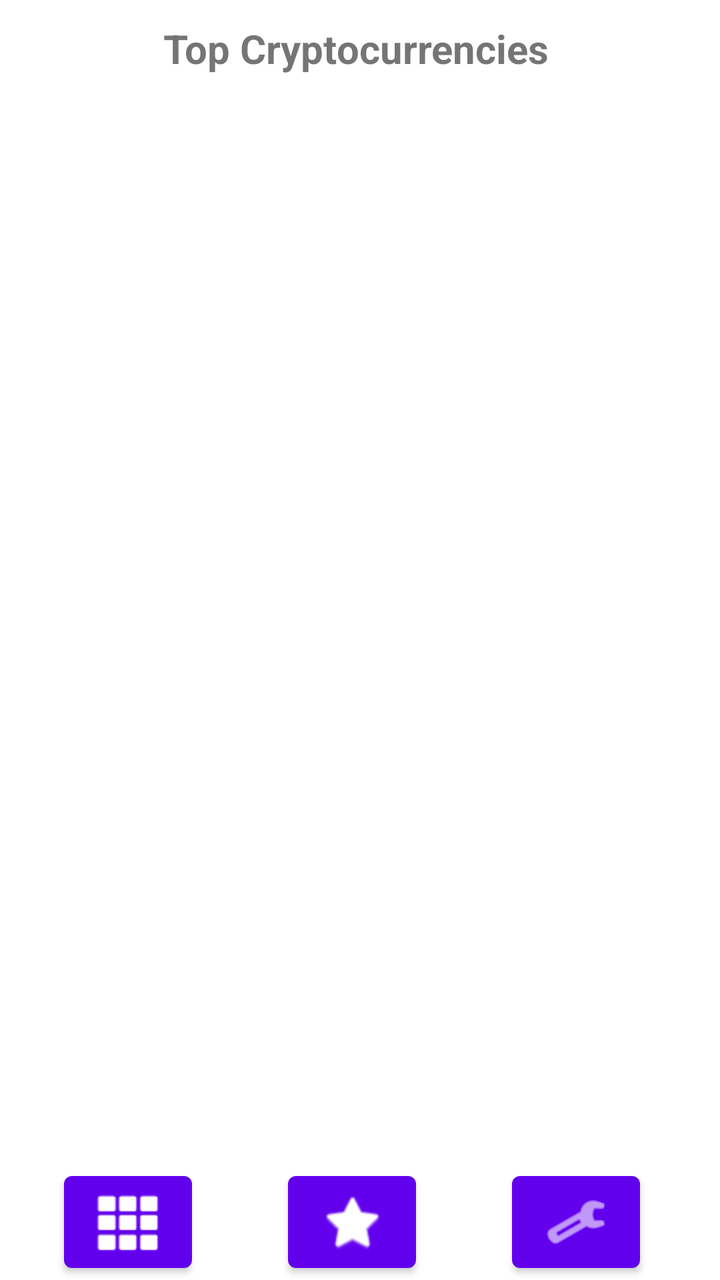
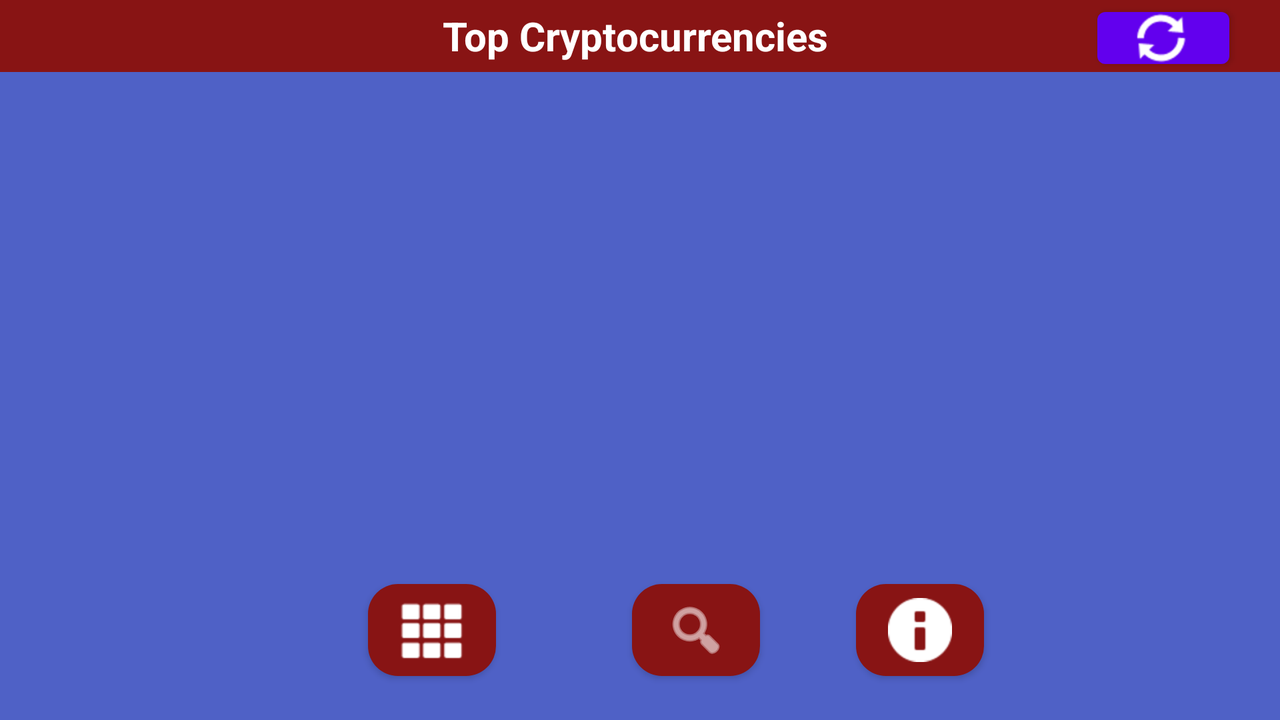

An Android layout and its configuration variant, each rendered on a device that would load it. The default file and the variant file are quoted in full after the pictures.
<!-- AndroidManifest.xml: application theme Theme.Testcryptov2 -->
<!-- res/layout/activity_main.xml -->
<?xml version="1.0" encoding="utf-8"?>
<androidx.constraintlayout.widget.ConstraintLayout xmlns:android="http://schemas.android.com/apk/res/android"
    xmlns:app="http://schemas.android.com/apk/res-auto"
    xmlns:tools="http://schemas.android.com/tools"
    android:layout_width="match_parent"
    android:layout_height="match_parent"
    tools:context=".MainActivity"
    tools:layout_editor_absoluteY="81dp">


    <androidx.recyclerview.widget.RecyclerView
        android:id="@+id/recyclerView"
        android:layout_width="wrap_content"
        android:layout_height="wrap_content"
        android:layout_marginStart="10dp"
        android:layout_marginLeft="10dp"
        android:layout_marginBottom="50dp"
        app:layout_constraintBottom_toTopOf="@+id/button"
        app:layout_constraintEnd_toEndOf="parent"
        app:layout_constraintStart_toStartOf="parent"
        app:layout_constraintTop_toTopOf="parent" />

    <TextView
        android:id="@+id/textView2"
        android:layout_width="398dp"
        android:layout_height="48dp"
        android:layout_marginTop="0.1dp"
        android:background="#FFFFFF"
        android:gravity="center"
        android:text="Top Cryptocurrencies "
        android:textSize="20sp"
        android:textStyle="bold"
        app:layout_constraintEnd_toEndOf="parent"
        app:layout_constraintStart_toStartOf="parent"
        app:layout_constraintTop_toTopOf="parent" />

    <Button
        android:id="@+id/button"
        android:layout_width="64dp"
        android:layout_height="58dp"
        android:layout_marginStart="32dp"
        android:layout_marginLeft="32dp"
        android:text="Button"
        app:icon="@android:drawable/ic_dialog_dialer"
        app:layout_constraintBottom_toBottomOf="parent"
        app:layout_constraintStart_toStartOf="parent" />

    <Button
        android:id="@+id/button2"
        android:layout_width="64dp"
        android:layout_height="58dp"
        android:layout_marginStart="48dp"
        android:layout_marginLeft="48dp"
        android:text="Button"
        app:icon="@android:drawable/btn_star"
        app:layout_constraintBottom_toBottomOf="parent"
        app:layout_constraintStart_toEndOf="@+id/button" />

    <Button
        android:id="@+id/button3"
        android:layout_width="64dp"
        android:layout_height="58dp"
        android:layout_marginStart="48dp"
        android:layout_marginLeft="48dp"
        android:text="Button"
        app:icon="@android:drawable/ic_menu_manage"
        app:layout_constraintBottom_toBottomOf="parent"
        app:layout_constraintEnd_toEndOf="parent"
        app:layout_constraintHorizontal_bias="0.0"
        app:layout_constraintStart_toEndOf="@+id/button2" />

</androidx.constraintlayout.widget.ConstraintLayout>
<!-- resources referenced by this layout -->
<resources>
  <style name="Theme.Testcryptov2" parent="Theme.MaterialComponents.DayNight.DarkActionBar">
          
          <item name="colorPrimary">@color/purple_500</item>
          <item name="colorPrimaryVariant">@color/purple_700</item>
          <item name="colorOnPrimary">@color/white</item>
          
          <item name="colorSecondary">@color/teal_200</item>
          <item name="colorSecondaryVariant">@color/teal_700</item>
          <item name="colorOnSecondary">@color/black</item>
          
          <item name="android:statusBarColor" tools:targetApi="l">?attr/colorPrimaryVariant</item>
          
      </style>
</resources>
<!-- res/layout-land/activity_main.xml (the repository's variant of the layout above) -->
<!-- drawn on the phone turned sideways -->
<?xml version="1.0" encoding="utf-8"?>
<androidx.constraintlayout.widget.ConstraintLayout xmlns:android="http://schemas.android.com/apk/res/android"
    xmlns:app="http://schemas.android.com/apk/res-auto"
    xmlns:tools="http://schemas.android.com/tools"
    android:layout_width="match_parent"
    android:layout_height="match_parent"
    android:background="#4F61C6"
    tools:context=".MainActivity"
    tools:layout_editor_absoluteY="81dp">


    <androidx.recyclerview.widget.RecyclerView
        android:id="@+id/recyclerView"
        android:layout_width="607dp"
        android:layout_height="157dp"
        android:layout_marginStart="10dp"
        android:layout_marginLeft="10dp"
        android:layout_marginBottom="50dp"
        app:layout_constraintBottom_toTopOf="@+id/button"
        app:layout_constraintEnd_toEndOf="parent"
        app:layout_constraintHorizontal_bias="0.435"
        app:layout_constraintStart_toStartOf="parent"
        app:layout_constraintTop_toTopOf="parent"
        app:layout_constraintVertical_bias="1.0" />

    <TextView
        android:id="@+id/textView2"
        android:layout_width="match_parent"
        android:layout_height="36dp"
        android:layout_marginTop="0.0dp"
        android:background="#881414"
        android:gravity="center"
        android:text="Top Cryptocurrencies "
        android:textColor="#FFFFFF"
        android:textSize="20sp"
        android:textStyle="bold"
        app:layout_constraintEnd_toEndOf="parent"
        app:layout_constraintHorizontal_bias="0.0"
        app:layout_constraintStart_toStartOf="parent"
        app:layout_constraintTop_toTopOf="parent" />

    <Button
        android:id="@+id/button2"
        android:layout_width="64dp"
        android:layout_height="58dp"
        android:layout_marginStart="68dp"
        android:layout_marginLeft="68dp"
        android:layout_marginBottom="16dp"
        android:text="Button"
        app:backgroundTint="#881414"
        app:cornerRadius="15dp"
        app:icon="@android:drawable/ic_menu_search"
        app:layout_constraintBottom_toBottomOf="parent"
        app:layout_constraintStart_toEndOf="@+id/button" />

    <Button
        android:id="@+id/button"
        android:layout_width="64dp"
        android:layout_height="58dp"
        android:layout_marginStart="184dp"
        android:layout_marginLeft="184dp"
        android:layout_marginBottom="16dp"
        android:text="Button"
        app:backgroundTint="#881414"
        app:cornerRadius="15dp"
        app:icon="@android:drawable/ic_dialog_dialer"
        app:layout_constraintBottom_toBottomOf="parent"
        app:layout_constraintStart_toStartOf="parent" />

    <Button
        android:id="@+id/button3"
        android:layout_width="64dp"
        android:layout_height="58dp"
        android:layout_marginStart="48dp"
        android:layout_marginLeft="48dp"
        android:layout_marginBottom="16dp"
        android:text="Button"
        app:backgroundTint="#881414"
        app:cornerRadius="15dp"
        app:icon="@android:drawable/ic_dialog_info"
        app:iconTint="#FFFFFF"
        app:layout_constraintBottom_toBottomOf="parent"
        app:layout_constraintEnd_toEndOf="parent"
        app:layout_constraintHorizontal_bias="0.0"
        app:layout_constraintStart_toEndOf="@+id/button2" />

    <Button
        android:id="@+id/btnRefresh"
        android:layout_width="66dp"
        android:layout_height="38dp"
        android:layout_marginStart="338dp"
        android:layout_marginLeft="338dp"
        android:layout_marginEnd="16dp"
        android:layout_marginRight="16dp"
        android:text="Button"
        app:icon="@android:drawable/ic_popup_sync"
        app:iconPadding="0dp"
        app:layout_constraintBottom_toBottomOf="parent"
        app:layout_constraintEnd_toEndOf="parent"
        app:layout_constraintHorizontal_bias="0.958"
        app:layout_constraintStart_toStartOf="@+id/textView2"
        app:layout_constraintTop_toTopOf="parent"
        app:layout_constraintVertical_bias="0.0" />

</androidx.constraintlayout.widget.ConstraintLayout>
